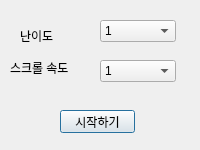
<?xml version="1.0" encoding="UTF-8"?>
<ui version="4.0">
 <class>Dialog</class>
 <widget class="QDialog" name="Dialog">
  <property name="geometry">
   <rect>
    <x>0</x>
    <y>0</y>
    <width>200</width>
    <height>150</height>
   </rect>
  </property>
  <property name="maximumSize">
   <size>
    <width>200</width>
    <height>150</height>
   </size>
  </property>
  <property name="windowTitle">
   <string>ServerDialog</string>
  </property>
  <widget class="QComboBox" name="levelComboBox">
   <property name="geometry">
    <rect>
     <x>100</x>
     <y>20</y>
     <width>76</width>
     <height>22</height>
    </rect>
   </property>
   <item>
    <property name="text">
     <string>1</string>
    </property>
   </item>
   <item>
    <property name="text">
     <string>2</string>
    </property>
   </item>
   <item>
    <property name="text">
     <string>3</string>
    </property>
   </item>
   <item>
    <property name="text">
     <string>4</string>
    </property>
   </item>
   <item>
    <property name="text">
     <string>5</string>
    </property>
   </item>
   <item>
    <property name="text">
     <string>6</string>
    </property>
   </item>
   <item>
    <property name="text">
     <string>7</string>
    </property>
   </item>
   <item>
    <property name="text">
     <string>8</string>
    </property>
   </item>
   <item>
    <property name="text">
     <string>9</string>
    </property>
   </item>
   <item>
    <property name="text">
     <string>10</string>
    </property>
   </item>
  </widget>
  <widget class="QLabel" name="label">
   <property name="geometry">
    <rect>
     <x>20</x>
     <y>30</y>
     <width>56</width>
     <height>12</height>
    </rect>
   </property>
   <property name="text">
    <string>난이도</string>
   </property>
  </widget>
  <widget class="QLabel" name="label_2">
   <property name="geometry">
    <rect>
     <x>10</x>
     <y>60</y>
     <width>71</width>
     <height>16</height>
    </rect>
   </property>
   <property name="text">
    <string>스크롤 속도</string>
   </property>
  </widget>
  <widget class="QComboBox" name="speedComboBox">
   <property name="geometry">
    <rect>
     <x>100</x>
     <y>60</y>
     <width>76</width>
     <height>22</height>
    </rect>
   </property>
   <item>
    <property name="text">
     <string>1</string>
    </property>
   </item>
   <item>
    <property name="text">
     <string>2</string>
    </property>
   </item>
   <item>
    <property name="text">
     <string>3</string>
    </property>
   </item>
   <item>
    <property name="text">
     <string>4</string>
    </property>
   </item>
   <item>
    <property name="text">
     <string>5</string>
    </property>
   </item>
   <item>
    <property name="text">
     <string>6</string>
    </property>
   </item>
   <item>
    <property name="text">
     <string>7</string>
    </property>
   </item>
   <item>
    <property name="text">
     <string>8</string>
    </property>
   </item>
   <item>
    <property name="text">
     <string>9</string>
    </property>
   </item>
   <item>
    <property name="text">
     <string>10</string>
    </property>
   </item>
  </widget>
  <widget class="QPushButton" name="pushButton">
   <property name="geometry">
    <rect>
     <x>60</x>
     <y>110</y>
     <width>75</width>
     <height>23</height>
    </rect>
   </property>
   <property name="text">
    <string>시작하기</string>
   </property>
  </widget>
 </widget>
 <resources/>
 <connections/>
</ui>
